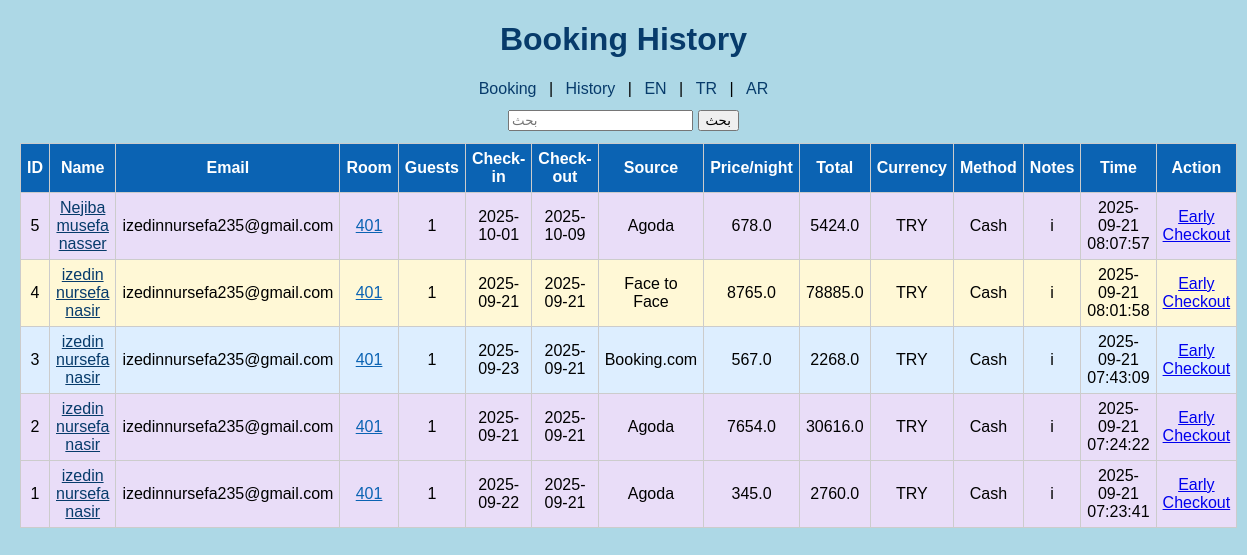
Screenshot of /history?lang=ar with the database file from the repository.
### tables this page shows
CREATE TABLE bookings(
            id INTEGER PRIMARY KEY AUTOINCREMENT,
            name TEXT,
            email TEXT,
            room TEXT,
            guests INTEGER,
            checkin TEXT,
            checkout TEXT,
            source TEXT,
            price_per_night REAL,
            amount_total REAL,
            currency TEXT,
            method TEXT,
            notes TEXT,
            pending INTEGER DEFAULT 0,
            time TEXT
        , amount REAL DEFAULT 0);

### app.py (the view)
@app.route("/history")
def history():
    lang = request.args.get('lang','en')
    t = translations.get(lang, translations['en'])
    q = request.args.get('q','').strip()
    room_filter = request.args.get('room','').strip()
    db = get_db()
    if room_filter:
        rows = db.execute("SELECT * FROM bookings WHERE room=? ORDER BY id DESC", (room_filter,)).fetchall()
    elif q:
        rows = db.execute("SELECT * FROM bookings WHERE name LIKE ? ORDER BY id DESC", ('%'+q+'%',)).fetchall()
    else:
        rows = db.execute("SELECT * FROM bookings ORDER BY id DESC").fetchall()
    return render_template('history.html', history=rows, translations=t, lang=lang, query=q)

### app.py (called while the page is built)
def get_db():
    conn = sqlite3.connect(DB, check_same_thread=False)
    conn.row_factory = sqlite3.Row
    return conn

### templates/history.html (shortened to what this page needs)
<!DOCTYPE html>
<html lang="{{ lang }}">
<head>
</head>
<body>
  <h1>Booking History</h1>
  <nav>
    <a href="/booking?lang={{ lang }}">Booking</a> |
    <a href="/history?lang={{ lang }}">History</a> |
    <a href="/history?lang=en">EN</a> |
    <a href="/history?lang=tr">TR</a> |
    <a href="/history?lang=ar">AR</a>
  </nav>
  <div class="search">
    <form method="get" action="/history">
      <input type="text" name="q" placeholder="{{ translations.search }}" value="{{ query }}">
      <button type="submit">{{ translations.search }}</button>
    </form>
  </div>
  <table>
    <tr>
      <th>ID</th><th>Name</th><th>Email</th><th>Room</th><th>Guests</th>
      <th>Check-in</th><th>Check-out</th><th>Source</th><th>Price/night</th>
      <th>Total</th><th>Currency</th><th>Method</th><th>Notes</th><th>Time</th><th>Action</th>
    </tr>
    {% for r in history %}
      {% set css = '' %}
      {% if r['source'] == 'Agoda' %}{% set css = 'agoda' %}
      {% elif r['source'] == 'Booking.com' %}{% set css = 'bookingcom' %}
      {% elif r['source'] == 'Face to Face' %}{% set css = 'f2f' %}{% endif %}
      {% if r['pending'] == 1 %}{% set css = css + ' pending' %}{% endif %}
    <tr class="{{ css }}">
      <td>{{ r['id'] }}</td>
      <td><a href="/history?q={{ r['name'] }}&lang={{ lang }}" style="color:#073b6b">{{ r['name'] }}</a></td>
      <td>{{ r['email'] }}</td>
      <td><a class="room-link" href="/room/{{ r['room'] }}?lang={{ lang }}">{{ r['room'] }}</a></td>
      <td>{{ r['guests'] }}</td>
      <td>{{ r['checkin'] }}</td>
      <td>{{ r['checkout'] }}</td>
      <td>{{ r['source'] }}</td>
      <td>{{ r['price_per_night'] }}</td>
      <td>{{ r['amount_total'] }}</td>
      <td>{{ r['currency'] }}</td>
      <td>{{ r['method'] }}</td>
      <td>{{ r['notes'] }}</td>
      <td>{{ r['time'] }}</td>
      <td>
        <a href="/early_checkout/{{ r['id'] }}">Early Checkout</a><br>
      </td>
    </tr>
    {% endfor %}
  </table>
</body>
</html>

### templates/history.html (style rules this page uses)
body { font-family:Arial;background:lightblue;margin:20px }
h1 { text-align:center;color:#073b6b }
nav { text-align:center;margin-bottom:12px }
nav a { margin:0 8px;color:#073b6b;text-decoration:none }
.search { text-align:center;margin-bottom:12px }
table { width:100%;border-collapse:collapse;background:white }
th,td { border:1px solid #ccc;padding:6px;text-align:center }
th { background:#0b63b3;color:white }
.agoda { background:#E9DDF8 }
.bookingcom { background:#DDEEFF }
.f2f { background:#FFF8D6 }
a.room-link { color:#0b63b3;text-decoration:underline }

### rows the page displays
bookings: id "5", name "Nejiba musefa nasser", email "izedinnursefa235@gmail.com", room "401", guests "1", checkin "2025-10-01", checkout "2025-10-09", source "Agoda", price_per_night "678.0", amount_total "5424.0", currency "TRY", method "Cash", notes "i", time "2025-09-21 08:07:57"
bookings: id "4", name "izedin nursefa nasir", email "izedinnursefa235@gmail.com", room "401", guests "1", checkin "2025-09-21", checkout "2025-09-21", source "Face to Face", price_per_night "8765.0", amount_total "78885.0", currency "TRY", method "Cash", notes "i", time "2025-09-21 08:01:58"
bookings: id "3", name "izedin nursefa nasir", email "izedinnursefa235@gmail.com", room "401", guests "1", checkin "2025-09-23", checkout "2025-09-21", source "Booking.com", price_per_night "567.0", amount_total "2268.0", currency "TRY", method "Cash", notes "i", time "2025-09-21 07:43:09"
bookings: id "2", name "izedin nursefa nasir", email "izedinnursefa235@gmail.com", room "401", guests "1", checkin "2025-09-21", checkout "2025-09-21", source "Agoda", price_per_night "7654.0", amount_total "30616.0", currency "TRY", method "Cash", notes "i", time "2025-09-21 07:24:22"
bookings: id "1", name "izedin nursefa nasir", email "izedinnursefa235@gmail.com", room "401", guests "1", checkin "2025-09-22", checkout "2025-09-21", source "Agoda", price_per_night "345.0", amount_total "2760.0", currency "TRY", method "Cash", notes "i", time "2025-09-21 07:23:41"

### other values shown
{{ translations.search }} "بحث"
